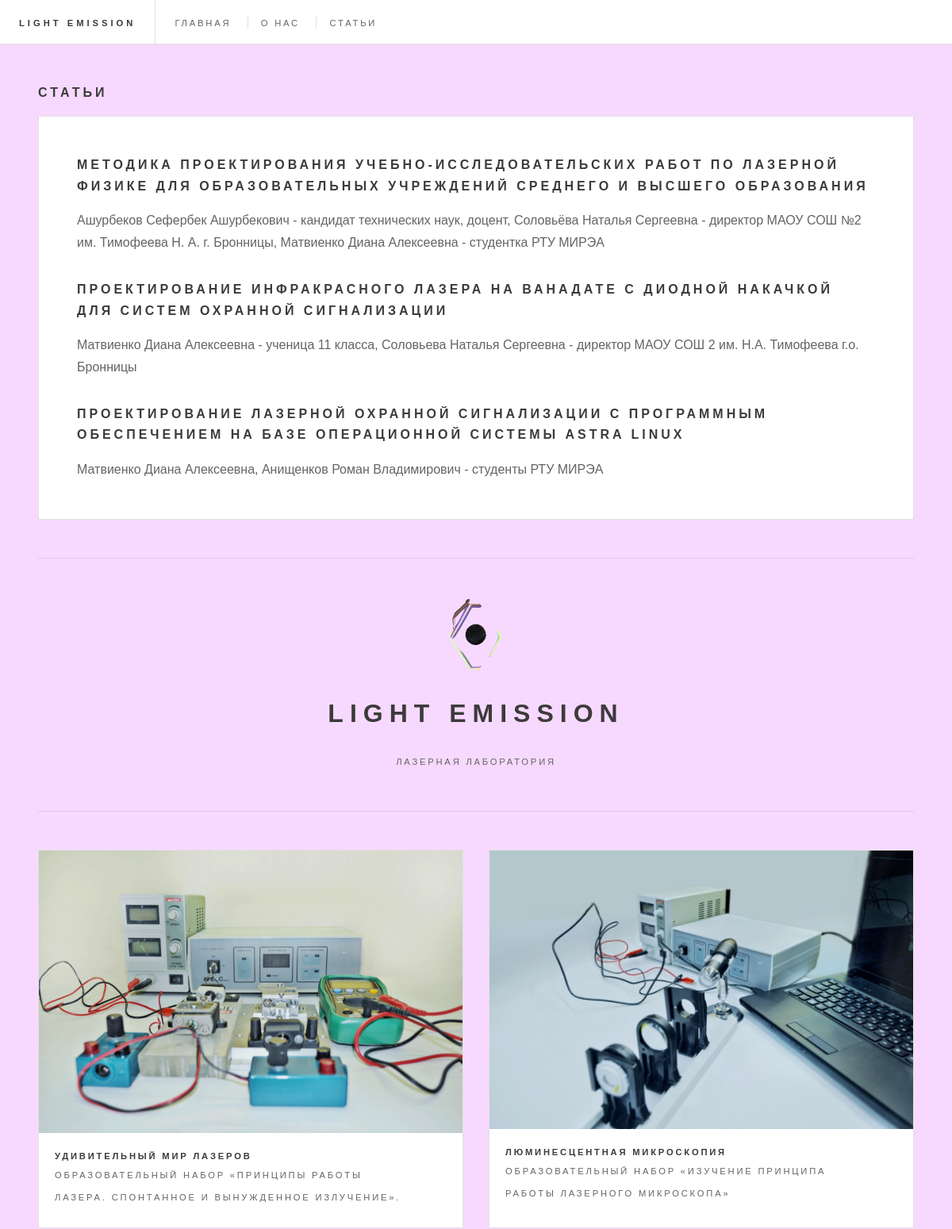
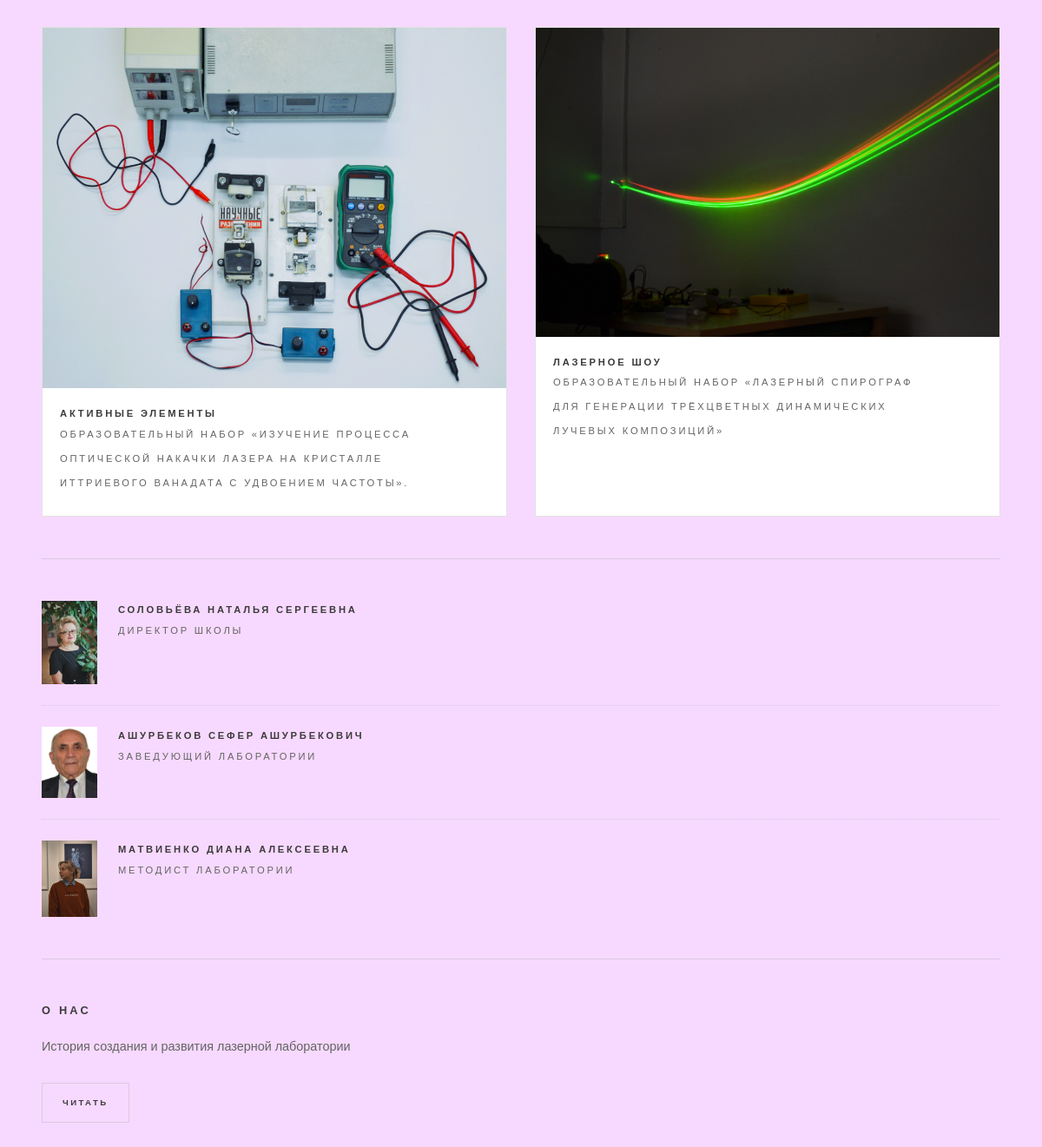
Page /news/ on the committed database (2 pictures, top to bottom).
### news/models.py (models this page shows, shortened)
class Articles(models.Model):
    title = models.CharField('Название', max_length=1000)
    author = models.CharField('Авторы', max_length=25000)
    full_text = models.TextField('Статья')
    class Meta:
        verbose_name = 'Статья'
        verbose_name_plural = 'Статьи'

### news/views.py (the view)
def news_home(request):
    news = Articles.objects.all()
    return render(request, 'news/news_home.html', {'news': news})

### templates/news/news_home.html (shortened to what this page needs)
{% extends "main/layout.html" %}
{% block content %}
    <div class="features">
        <h1>Статьи</h1>
    <article class="post">
    {% if news %}
        {% for el in news %}
            <h1><a href="{% url 'news-detail' el.id %}">{{ el.title }}</a></h1>
            <p>{{ el.author }}</p>
    {% endfor %}
    {% else %}
        <p>Статьи отсутствуют</p>
    {% endif %}
        </article>
    </div>
{% endblock %}

### templates/main/layout.html (shortened to what this page needs)
{% load static %}
<!DOCTYPE html>
<html lang="ru">
    <head>
    <link rel="stylesheet" href="https://cdn.jsdelivr.net/npm/bootstrap@5.2.3/dist/css/bootstrap.min.css">
    <link rel="stylesheet" href="{% static 'main/css/main.css' %}">
    <link rel="stylesheet" href="https://use.fontawesome.com/releases/v5.8.2/css/all.css">
    <link rel="stylesheet" href="https://cdn.jsdelivr.net/npm/bootstrap@5.2.3/dist/js/bootstrap.min.js">
	<body>
			<div id="wrapper">
					<header id="header">
						<h1><a href="{% url 'home' %}">Light Emission</a></h1>
						<nav class="links">
							<ul>
								<li><a href="{% url 'home' %}">Главная</a></li>
								<li><a href="{% url 'about' %}">О нас</a></li>
								<li><a href="{% url 'news_home' %}">Статьи</a></li>
							</ul>
						</nav>
					</header>
					<div id="main">
						{% block content%} {% endblock %}
					</div>
					<section id="sidebar">
							<section id="intro">
								<a href="#" class="logo"><img src="{% static 'main/img/logo.png' %}" alt="logo" /></a>
								<header>
									<h2>Light Emission</h2>
									<p>Лазерная лаборатория</p>
								</header>
							</section>
							<section>
								<div class="mini-posts">
										<article class="mini-post">
											<header>
												<h3><a href="#">Удивительный мир лазеров</a></h3>
												<p>Образовательный набор «Принципы работы лазера. Спонтанное и вынужденное излучение».</p>
											</header>
											<a href="#" class="image"><img src="{% static 'main/img/1.jpeg' %}" alt="" /></a>
										</article>
										<article class="mini-post">
											<header>
												<h3><a href="#">Люминесцентная микроскопия</a></h3>
												<p>Образовательный набор «Изучение принципа работы лазерного микроскопа»</p>
											</header>
											<a href="#" class="image"><img src="{% static 'main/img/2.jpeg' %}" alt="" /></a>
										</article>
										<article class="mini-post">
											<header>
												<h3><a href="#">Активные элементы</a></h3>
												<p>Образовательный набор «Изучение процесса оптической накачки лазера на кристалле иттриевого ванадата с удвоением частоты».</p>
											</header>
											<a href="#" class="image"><img src="{% static 'main/img/3.jpeg' %}" alt="" /></a>
										</article>
										<article class="mini-post">
											<header>
												<h3><a href="#">Лазерное шоу</a></h3>
												<p>Образовательный набор «Лазерный спирограф для генерации трёхцветных динамических лучевых композиций»</p>
											</header>
											<a href="#" class="image"><img src="{% static 'main/img/4.jpg' %}" alt="" /></a>
										</article>
								</div>
							</section>
							<section>
								<ul class="posts">
									<li>
										<article>
											<header>
												<h3>Соловьёва Наталья Сергеевна</h3>
												<p>Директор школы</p>
											</header>
											<a href="#" class="image"><img src="{% static 'main/img/director.jpg' %}" alt="" /></a>
										</article>
									</li>
									<li>
										<article>
											<header>
												<h3>Ашурбеков Сефер Ашурбекович</h3>
												<p>Заведующий лаборатории</p>
											</header>
											<a href="#" class="image"><img src="{% static 'main/img/zav.jpg' %}" alt="" /></a>
										</article>
									</li>
									<li>
										<article>
											<header>
												<h3>Матвиенко Диана Алексеевна</h3>
												<p>Методист лаборатории</p>
											</header>
											<a href="#" class="image"><img src="{% static 'main/img/metodist.jpeg' %}" alt="" /></a>
										</article>
									</li>
								</ul>
							</section>
							<section class="blurb">
								<h2>О нас</h2>
								<p>История создания и развития лазерной лаборатории</p>
								<ul class="actions">
									<li><a href="{% url 'about' %}" class="button">Читать</a></li>
								</ul>
							</section>
					</section>
			</div>
	</body>
</html>

### rows in the picture
Articles: title "МЕТОДИКА ПРОЕКТИРОВАНИЯ УЧЕБНО-ИССЛЕДОВАТЕЛЬСКИХ РАБОТ ПО ЛАЗЕРНОЙ ФИЗИКЕ ДЛЯ ОБРАЗОВАТЕЛЬНЫХ УЧРЕЖДЕНИЙ СРЕДНЕГО И ВЫСШЕГО ОБРАЗОВАНИЯ", author "Ашурбеков Сефербек Ашурбекович - кандидат технических наук, доцент, Соловьёва Наталья Сергеевна - директор МАОУ СОШ №2 им. Тимофеева Н. А. г. Бронницы, Матвиенко Диана Алексеевна - студентка РТУ МИРЭА"
Articles: title "ПРОЕКТИРОВАНИЕ ИНФРАКРАСНОГО ЛАЗЕРА НА ВАНАДАТЕ С ДИОДНОЙ НАКАЧКОЙ ДЛЯ СИСТЕМ ОХРАННОЙ СИГНАЛИЗАЦИИ", author "Матвиенко Диана Алексеевна - ученица 11 класса, Соловьева Наталья Сергеевна - директор МАОУ СОШ 2 им. Н.А. Тимофеева г.о. Бронницы"
Articles: title "ПРОЕКТИРОВАНИЕ ЛАЗЕРНОЙ ОХРАННОЙ СИГНАЛИЗАЦИИ С ПРОГРАММНЫМ ОБЕСПЕЧЕНИЕМ НА БАЗЕ ОПЕРАЦИОННОЙ СИСТЕМЫ ASTRA LINUX", author "Матвиенко Диана Алексеевна, Анищенков Роман Владимирович - студенты РТУ МИРЭА"
